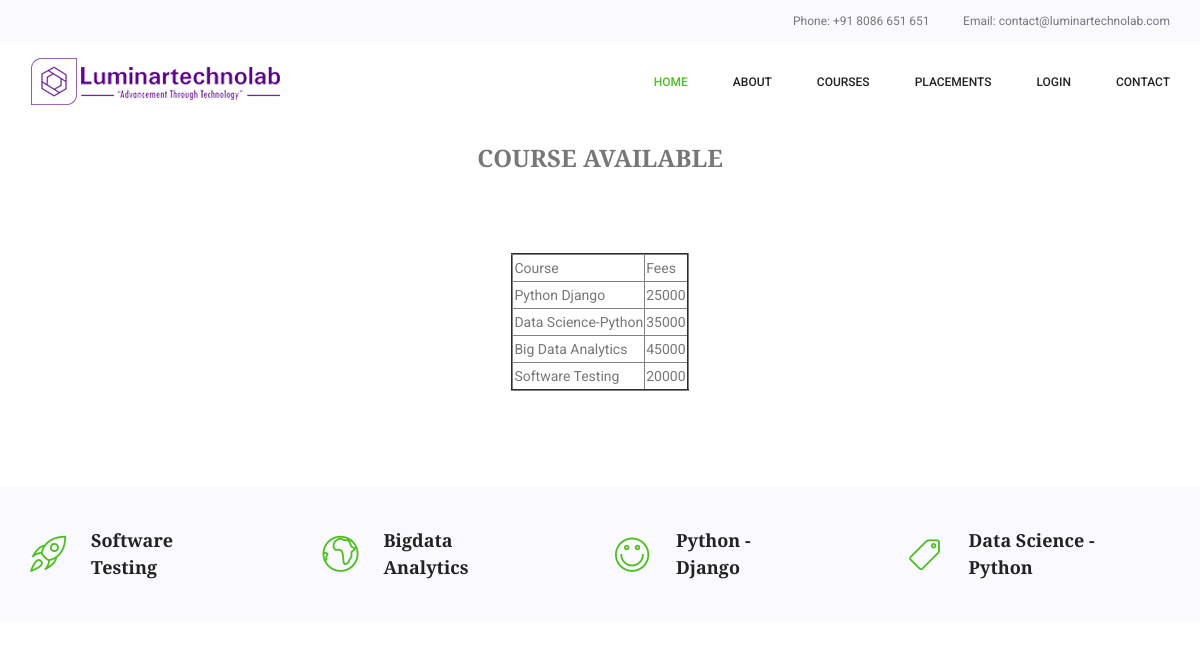
The page /course on the database its author committed.
### adminapp/models.py (models this page shows, shortened)
class Course(models.Model):
    course_name=models.CharField(max_length=150,unique=True,)
    course_fee=models.IntegerField()

### adminapp/views.py (the view)
# urls.py: path('course',views.CourseList.as_view(),name='course'),
class CourseList(ListView):
    model = Course
    template_name = 'adminapp/course.html'

### template/adminapp/course.html
<!DOCTYPE html>
{% extends "adminapp/base.html" %}
    {% block body_block %}
<br><br><br><br><br><br>
<center><h3> COURSE AVAILABLE</h3></center>
<br><br><br>
<center><table border="2">
    <tr>
        <td>Course</td>
        <td>Fees</td>
    </tr>
    {% for val in object_list %}
    <tr>
        <td>{{ val.course_name }}</td>
        <td>{{ val.course_fee }}</td>
    </tr>
    {% endfor %}
</table></center>
<br><br><br><br>
{% endblock %}

### rows shown on the page
Course: course_name "Python Django", course_fee "25000"
Course: course_name "Data Science-Python", course_fee "35000"
Course: course_name "Big Data Analytics", course_fee "45000"
Course: course_name "Software Testing", course_fee "20000"
